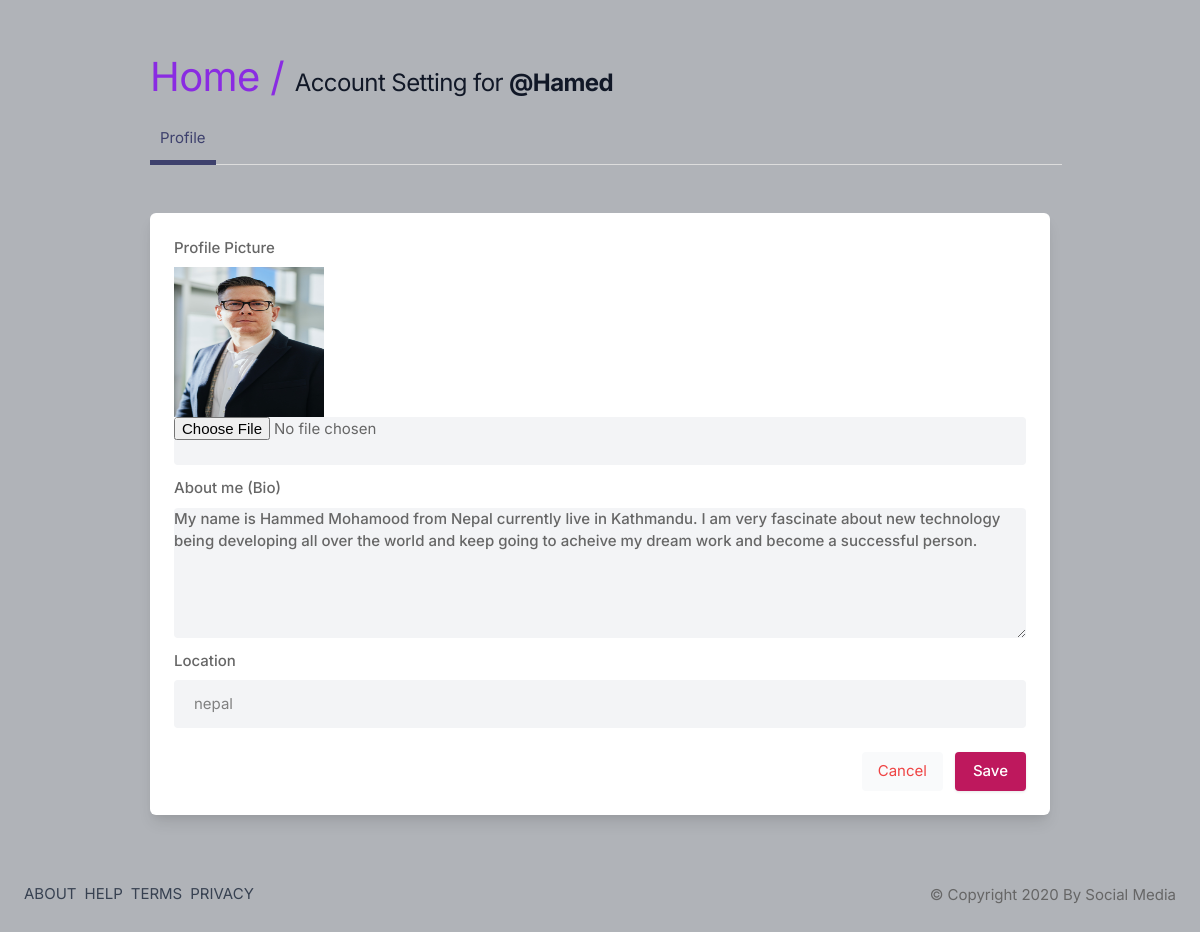
Page /setting/ (signed in) on the committed database.
### core/models.py (models this page shows, shortened)
class Profile(models.Model):
    user = models.ForeignKey(User , on_delete=models.CASCADE)
    users_id = models.IntegerField()
    profile_picture = models.ImageField(upload_to = 'profile_pic', default = 'default.jpg')
    location = models.CharField(max_length=25, blank=True)
    bio = models.TextField(blank=True)

### core/views.py (the view, shortened to what this page needs)
# urls.py: path('setting/', views.settings, name = 'setting'),
@login_required(login_url='signin')
def settings(request):
    user_profile = Profile.objects.get(user = request.user)
    return render(request, 'setting.html', {'user_profile': user_profile})

### templates/setting.html (shortened to what this page needs)
{% extends 'base.html' %}
{% load static %}
{% block content %}
            <div class="container m-auto">
                <h1 class="text-2xl leading-none text-gray-900 tracking-tight mt-3"><a style="font-size: 40px; color:blueviolet" href=" {% url 'home' %}">Home / </a> Account Setting for <b>@{{user_profile.user}}</b> </h1>
                <ul class="mt-5 -mr-3 flex-nowrap lg:overflow-hidden overflow-x-scroll uk-tab">
                    <li class="uk-active"><a href="#">Profile</a></li>
                </ul>
                <div class="grid lg:grid-cols-10 mt-12 gap-8">
                 <form action="" method="post" enctype="multipart/form-data">
                    <div class="bg-white rounded-md lg:shadow-lg shadow col-span-2">
                       <div class="grid grid-cols-2 gap-3 lg:p-6 p-4">
                             <div class="col-span-2">
                                <label for="">Profile Picture </label>
                                <img style="height: 150px; width: 150px " src="{{ user_profile.profile_picture.url }}" alt="" >
                                <input type="file"  name="profile_pic" rows="3"  class="shadow-none bg-gray-100">
                            </div>
                            <div class="col-span-2">
                                <label for="about">About me (Bio) </label>
                                <textarea id="about" name="bio" rows="3"  class="shadow-none bg-gray-100">{{user_profile.bio}}</textarea>
                            </div>
                            <div class="col-span-2">
                                <label for=""> Location</label>
                                <input type="text" placeholder="" name ='location' value = "{{user_profile.location}}"  class="shadow-none bg-gray-100">
                            </div>
                       </div>
                       <div class="bg-gray-10 p-6 pt-0 flex justify-end space-x-3">
                           <a href="{% url 'home' %}"><button class="p-2 px-4 rounded bg-gray-50 text-red-500"> Cancel </button></a>
                           <button type="submit" class="button bg-blue-700"> Save </button>
                       </div>
                    </div>
                </form>
                    <br>
                </div>
            </div>
{% endblock %}

### static/assets/css/style.css (style rules this page uses)
body { background-color: #B0B3B8!important; }
button { vertical-align: middle; }
span.button, button.button { background-color: #be185d; top: 0; color: #fff; position: relative; padding: 8px 18px; line-height: 22px; position: relative; font-weight: 500; font-size: 15px; display: inline-block; -webkit-transition: all 0.2s ease-in-out; transition: all 0.2s ease-in-out; cursor: pointer; overflow: hidden; border: none; border-radius: 4px; -webkit-box-shadow: 0 1px 3px rgba(0, 0, 0, 0.1); box-shadow: 0 1px 3px rgba(0, 0, 0, 0.1); }
input { height: 48px; line-height: 48px; padding: 0 20px; outline: none; font-size: 15px; color: #808080; max-width: 100%; width: 100%; -webkit-box-sizing: border-box; box-sizing: border-box; display: block; font-weight: 400; opacity: 1; border-radius: 4px; border: none; -webkit-box-shadow: 0 1px 4px 0px rgba(0, 0, 0, 0.12); box-shadow: 0 1px 4px 0px rgba(0, 0, 0, 0.12); }
input[type="text"], input[type="password"], input[type="email"], input[type="number"] { height: 48px; line-height: 48px; padding: 0 20px; outline: none; font-size: 15px; color: #808080; max-width: 100%; width: 100%; -webkit-box-sizing: border-box; box-sizing: border-box; display: block; font-weight: 400; opacity: 1; border-radius: 4px; border: none; -webkit-box-shadow: 0 1px 4px 0px rgba(0, 0, 0, 0.12); box-shadow: 0 1px 4px 0px rgba(0, 0, 0, 0.12); }
textarea { height: 48px; line-height: 48px; padding: 0 20px; outline: none; font-size: 15px; color: #808080; margin: 0 0 16px 0; max-width: 100%; width: 100%; -webkit-box-sizing: border-box; box-sizing: border-box; display: block; background-color: #fff; font-weight: 500; opacity: 1; border-radius: 4px; border: none; -webkit-box-shadow: 0 1px 4px 0px rgba(0, 0, 0, 0.12); box-shadow: 0 1px 4px 0px rgba(0, 0, 0, 0.12); }
input { -webkit-transition: all 0.1s ease-in-out; transition: all 0.1s ease-in-out; }
::placeholder { color: #808080; opacity: 1; }
textarea { height: auto; line-height: 27px; padding: 20px; min-height: 130px; -webkit-transition: none !important; transition: none !important; min-width: 100%; }
label, legend { display: block; font-weight: bold; font-size: 15px; font-weight: 500; margin-bottom: 8px; }
button { border: none; margin: 0; padding: 0; width: auto; overflow: visible; background: transparent; color: inherit; font: inherit; line-height: normal; cursor: pointer; }
a { color: #be185d; -webkit-transition: 0.3s; transition: 0.3s; outline: none !important; }
button { outline: none !important; }
img { max-width: 100%; }
body { color: #666; font-size: 15px; line-height: 27px; background-color: #f0f2f5; font-family: "Inter", sans-serif; text-transform: none; }
h1, h2, h3, h4, h5, h6 { font-family: "Inter", sans-serif; text-transform: none; }
input[type="text"], input[type="password"], input[type="email"] { font-family: "Inter", sans-serif; text-transform: none; }
textarea, select { font-family: "Inter", sans-serif; text-transform: none; }
button, body .pac-container { font-family: "Inter", sans-serif; text-transform: none; }
h1, h2, h3, h4, h5, h6 { color: #333; font-weight: 500; margin: 0; padding: 0; }
h1 { font-size: 32px; }
b, strong { font-weight: 700 !important; }
@media (min-width: 1024px) { .container { max-width: 900px !important; padding-top: 45px; } }
.shadow-none { -webkit-box-shadow: none !important; box-shadow: none !important; }

### rows in the picture
Profile: user "Hamed", profile_picture (picture), bio "My name is Hammed Mohamood from Nepal currently live in Kathmandu. I am very fascinate about new technology being developing all over the world and keep going to acheive my dream work and become a successful person.", location "nepal"
